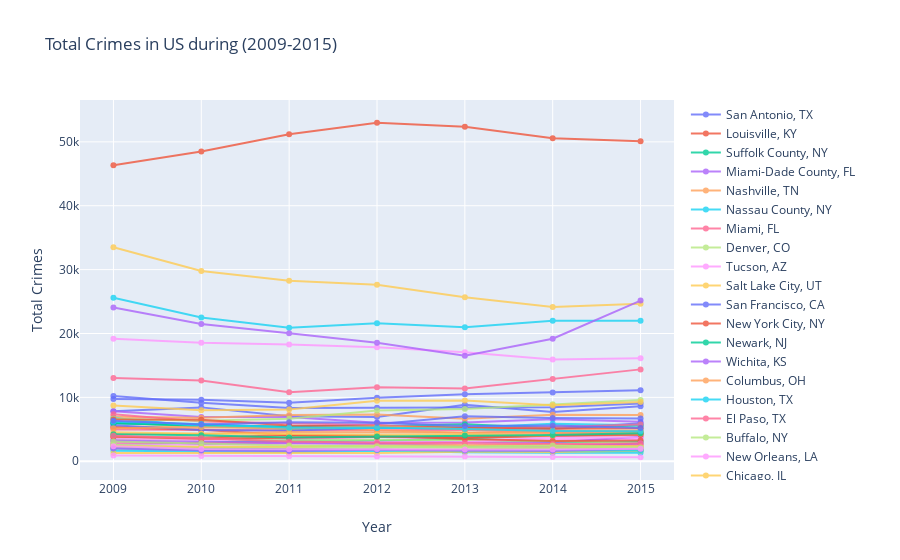

The notebook cell this image was saved under:
### Code cell
a = set(crimes["agency_jurisdiction"])
a = list(a)

doubles = dict()
for i in range(0,len(a)):
    doubles[i] = crimes[crimes['agency_jurisdiction'].str.contains(a[i])]

trace = dict()
for i in range(0,len(a)):
    trace[i] = go.Scatter(x = doubles[i]['report_year'],y=doubles[i]['violent_crimes'],name = a[i],opacity = 0.8)

data = [trace[0],trace[1],trace[2],trace[3],trace[4],trace[5],trace[6],trace[7],trace[8],trace[9],
        trace[10],trace[11],trace[12],trace[13],trace[14],trace[15],trace[16],trace[17],trace[18],trace[19],
         trace[20],trace[21],trace[22],trace[23],trace[24],trace[26],trace[27],trace[28],trace[29],
          trace[30],trace[31],trace[32],trace[33],trace[34],trace[35],trace[36],trace[37],trace[38],trace[39],
           trace[40],trace[41],trace[42],trace[43],trace[44],trace[45],trace[46],trace[47],trace[48],trace[49],
            trace[50],trace[51]]

layout = dict(title = "Total Crimes in US during (2009-2015)",
              xaxis = dict(title = 'Year'),
              yaxis = dict(title = 'Total Crimes'),)

fig = dict(data=data, layout=layout)
py.iplot(fig)
plt.savefig('./images/crimeslines.png')

### Figure 1 — Plotly figure (JSON) as saved in the notebook; plotly's stock layout.template omitted (floating-point values rounded to 4 significant figures)
{"data": [{"name": "San Antonio, TX", "opacity": 0.8, "type": "scatter", "x": [2009, 2010, 2011, 2012, 2013, 2014, 2015], "y": [7844, 8434, 7038, 6943, 8828, 7704, 8594]}, {"name": "Louisville, KY", "opacity": 0.8, "type": "scatter", "x": [2009, 2010, 2011, 2012, 2013, 2014, 2015], "y": [3769, 3734, 4086, 3989, 3644, 4015, 4300]}, {"name": "Suffolk County, NY", "opacity": 0.8, "type": "scatter", "x": [2009, 2010, 2011, 2012, 2013, 2014, 2015], "y": [2267, 2031, 1862, 1790, 1599, 1576, 1675]}, {"name": "Miami-Dade County, FL", "opacity": 0.8, "type": "scatter", "x": [2009, 2010, 2011, 2012, 2013, 2014, 2015], "y": [7815, 6927, 6913, 6046, 6057, 6571, 6179]}, {"name": "Nashville, TN", "opacity": 0.8, "type": "scatter", "x": [2009, 2010, 2011, 2012, 2013, 2014, 2015], "y": [6959, 6802, 7253, 7314, 6667, 7289, 7245]}, {"name": "Nassau County, NY", "opacity": 0.8, "type": "scatter", "x": [2009, 2010, 2011, 2012, 2013, 2014, 2015], "y": [1640, 1496, 1459, 1654, 1394, 1329, 1318]}, {"name": "Miami, FL", "opacity": 0.8, "type": "scatter", "x": [2009, 2010, 2011, 2012, 2013, 2014, 2015], "y": [4983, 4879, 4849, 4856, 4945, 4473, 4473]}, {"name": "Denver, CO", "opacity": 0.8, "type": "scatter", "x": [2009, 2010, 2011, 2012, 2013, 2014, 2015], "y": [3473, 3387, 3718, 3885, 4093, 4002, 4599]}, {"name": "Tucson, AZ", "opacity": 0.8, "type": "scatter", "x": [2009, 2010, 2011, 2012, 2013, 2014, 2015], "y": [3560, 3331, 3440, 3850, 3368, 3443, 3472]}, {"name": "Salt Lake City, UT", "opacity": 0.8, "type": "scatter", "x": [2009, 2010, 2011, 2012, 2013, 2014, 2015], "y": [1284, 1294, 1230, 1302, 1487, 1452, 1642]}, {"name": "San Francisco, CA", "opacity": 0.8, "type": "scatter", "x": [2009, 2010, 2011, 2012, 2013, 2014, 2015], "y": [5957, 5747, 5374, 5777, 7064, 6761, 6710]}, {"name": "New York City, NY", "opacity": 0.8, "type": "scatter", "x": [2009, 2010, 2011, 2012, 2013, 2014, 2015], "y": [46357, 48489, 51209, 52993, 52384, 50564, 50088]}, {"name": "Newark, NJ", "opacity": 0.8, "type": "scatter", "x": [2009, 2010, 2011, 2012, 2013, 2014, 2015], "y": [2597, 2885, 3243, 3220, 3516, 3009, 3072]}, {"name": "Wichita, KS", "opacity": 0.8, "type": "scatter", "x": [2009, 2010, 2011, 2012, 2013, 2014, 2015], "y": [3255, 3038, 2963, 2896, 3069, 2939, 3839]}, {"name": "Columbus, OH", "opacity": 0.8, "type": "scatter", "x": [2009, 2010, 2011, 2012, 2013, 2014, 2015], "y": [5375, 5472, 5228, 4808, 4446, 4640, 4631]}, {"name": "Houston, TX", "opacity": 0.8, "type": "scatter", "x": [2009, 2010, 2011, 2012, 2013, 2014, 2015], "y": [25593, 22491, 20892, 21610, 20993, 22008, 21994]}, {"name": "El Paso, TX", "opacity": 0.8, "type": "scatter", "x": [2009, 2010, 2011, 2012, 2013, 2014, 2015], "y": [2830, 2861, 2858, 2859, 2522, 2671, 2515]}, {"name": "Buffalo, NY", "opacity": 0.8, "type": "scatter", "x": [2009, 2010, 2011, 2012, 2013, 2014, 2015], "y": [3920, 3599, 3250, 3382, 3249, 3173, 2887]}, {"name": "New Orleans, LA", "opacity": 0.8, "type": "scatter", "x": [2009, 2010, 2011, 2012, 2013, 2014, 2015], "y": [2614, 2593, 2748, 2958, 2965, 3770, 3736]}, {"name": "Chicago, IL", "opacity": 0.8, "type": "scatter", "x": [2009, 2010, 2011, 2012, 2013, 2014, 2015], "y": [33501, 29774, 28273, 27620, 25688, 24133, 24663]}, {"name": "Dallas, TX", "opacity": 0.8, "type": "scatter", "x": [2009, 2010, 2011, 2012, 2013, 2014, 2015], "y": [10221, 9161, 8330, 8380, 8330, 8457, 9038]}, {"name": "Prince George's County, MD", "opacity": 0.8, "type": "scatter", "x": [2009, 2010, 2011, 2012, 2013, 2014, 2015], "y": [5338, 4941, 4075, 3955, 3502, 3161, 3256]}, {"name": "San Diego, CA", "opacity": 0.8, "type": "scatter", "x": [2009, 2010, 2011, 2012, 2013, 2014, 2015], "y": [5931, 5616, 5104, 5529, 5303, 5214, 5582]}, {"name": "Long Beach, CA", "opacity": 0.8, "type": "scatter", "x": [2009, 2010, 2011, 2012, 2013, 2014, 2015], "y": [3161, 2720, 2857, 2705, 2346, 2304, 2766]}, {"name": "Mesa, AZ", "opacity": 0.8, "type": "scatter", "x": [2009, 2010, 2011, 2012, 2013, 2014, 2015], "y": [2000, 1790, 1837, 1804, 1807, 2119, 1972]}, {"name": "Raleigh, NC", "opacity": 0.8, "type": "scatter", "x": [2009, 2010, 2011, 2012, 2013, 2014, 2015], "y": [2001, 1740, 1724, 1780, 1683, 1730, 1676]}, {"name": "Las Vegas, NV", "opacity": 0.8, "type": "scatter", "x": [2009, 2010, 2011, 2012, 2013, 2014, 2015], "y": [13039, 12648, 10813, 11598, 11374, 12876, 14383]}, {"name": "Tampa, FL", "opacity": 0.8, "type": "scatter", "x": [2009, 2010, 2011, 2012, 2013, 2014, 2015], "y": [2597, 2170, 2228, 2162, 2097, 2080, 2298]}, {"name": "Philadelphia, PA", "opacity": 0.8, "type": "scatter", "x": [2009, 2010, 2011, 2012, 2013, 2014, 2015], "y": [19163, 18535, 18268, 17853, 17074, 15925, 16132]}, {"name": "Omaha, NE", "opacity": 0.8, "type": "scatter", "x": [2009, 2010, 2011, 2012, 2013, 2014, 2015], "y": [2363, 2274, 2309, 2485, 2449, 2458, 2329]}, {"name": "Charlotte, NC", "opacity": 0.8, "type": "scatter", "x": [2009, 2010, 2011, 2012, 2013, 2014, 2015], "y": [5625, 4891, 4787, 5238, 5093, 5054, 5948]}, {"name": "Seattle, WA", "opacity": 0.8, "type": "scatter", "x": [2009, 2010, 2011, 2012, 2013, 2014, 2015], "y": [3861, 3515, 3664, 3782, 3760, 4005, 4093]}, {"name": "Cleveland, OH", "opacity": 0.8, "type": "scatter", "x": [2009, 2010, 2011, 2012, 2013, 2014, 2015], "y": [5994, 5529, 5431, 5469, 5782, 5205, null]}, {"name": "Los Angeles, CA", "opacity": 0.8, "type": "scatter", "x": [2009, 2010, 2011, 2012, 2013, 2014, 2015], "y": [24070, 21484, 20045, 18547, 16524, 19171, 25156]}, {"name": "Fort Worth, TX", "opacity": 0.8, "type": "scatter", "x": [2009, 2010, 2011, 2012, 2013, 2014, 2015], "y": [4245, 4301, 4579, 4526, 4440, 4492, 4359]}, {"name": "Jacksonville, FL", "opacity": 0.8, "type": "scatter", "x": [2009, 2010, 2011, 2012, 2013, 2014, 2015], "y": [6772, 5469, 5182, 5189, 5246, 5853, 5622]}, {"name": "St. Louis, MO", "opacity": 0.8, "type": "scatter", "x": [2009, 2010, 2011, 2012, 2013, 2014, 2015], "y": [7353, 6205, 5950, 5661, 5077, 5348, 5762]}, {"name": "Milwaukee, WI", "opacity": 0.8, "type": "scatter", "x": [2009, 2010, 2011, 2012, 2013, 2014, 2015], "y": [6661, 6336, 6637, 7932, 8194, 8914, 9583]}, {"name": "Virginia Beach, VA", "opacity": 0.8, "type": "scatter", "x": [2009, 2010, 2011, 2012, 2013, 2014, 2015], "y": [896, 831, 784, 751, 738, 667, 626]}, {"name": "Baltimore County, MD", "opacity": 0.8, "type": "scatter", "x": [2009, 2010, 2011, 2012, 2013, 2014, 2015], "y": [4534, 4305, 4250, 4145, 4184, 4024, null]}, {"name": "Indianapolis, IN", "opacity": 0.8, "type": "scatter", "x": [2009, 2010, 2011, 2012, 2013, 2014, 2015], "y": [9759, 9646, 9170, 9942, 10479, 10768, 11124]}, {"name": "Los Angeles County, CA", "opacity": 0.8, "type": "scatter", "x": [2009, 2010, 2011, 2012, 2013, 2014, 2015], "y": [6540, 6497, 5595, 5458, 5323, 5091, 5173]}, {"name": "Minneapolis, MN", "opacity": 0.8, "type": "scatter", "x": [2009, 2010, 2011, 2012, 2013, 2014, 2015], "y": [4242, 4064, 3722, 3872, 4038, 4093, 4395]}, {"name": "Montgomery County, MD", "opacity": 0.8, "type": "scatter", "x": [2009, 2010, 2011, 2012, 2013, 2014, 2015], "y": [2033, 1699, 1618, 1795, 1687, 1648, 1964]}, {"name": "Oklahoma City, OK", "opacity": 0.8, "type": "scatter", "x": [2009, 2010, 2011, 2012, 2013, 2014, 2015], "y": [5181, 5304, 5108, 5474, 4998, 4782, 4828]}, {"name": "Boston, MA", "opacity": 0.8, "type": "scatter", "x": [2009, 2010, 2011, 2012, 2013, 2014, 2015], "y": [6192, 5819, 5252, 5266, 5037, 4749, 4702]}, {"name": "Cincinnati, OH", "opacity": 0.8, "type": "scatter", "x": [2009, 2010, 2011, 2012, 2013, 2014, 2015], "y": [3983, 3615, 3076, 2903, 2858, 2719, 2761]}, {"name": "Pittsburgh, PA", "opacity": 0.8, "type": "scatter", "x": [2009, 2010, 2011, 2012, 2013, 2014, 2015], "y": [3087, 2810, 2476, 2347, 2259, 2455, 2167]}, {"name": "Arlington, TX", "opacity": 0.8, "type": "scatter", "x": [2009, 2010, 2011, 2012, 2013, 2014, 2015], "y": [2330, 1925, 1874, 1909, 1837, 1854, 1946]}, {"name": "Phoenix, AZ", "opacity": 0.8, "type": "scatter", "x": [2009, 2010, 2011, 2012, 2013, 2014, 2015], "y": [8730, 8001, 8089, 9458, 9492, 8749, 9261]}, {"name": "Atlanta, GA", "opacity": 0.8, "type": "scatter", "x": [2009, 2010, 2011, 2012, 2013, 2014, 2015], "y": [6359, 5749, 6097, 6027, 5516, 5577, 5203]}], "layout": {"title": {"text": "Total Crimes in US during (2009-2015)"}, "xaxis": {"title": {"text": "Year"}}, "yaxis": {"title": {"text": "Total Crimes"}}}}
